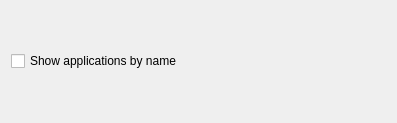
<?xml version="1.0" encoding="UTF-8"?>
<ui version="4.0">
 <class>Config</class>
 <widget class="QWidget" name="Config">
  <property name="geometry">
   <rect>
    <x>0</x>
    <y>0</y>
    <width>397</width>
    <height>123</height>
   </rect>
  </property>
  <layout class="QVBoxLayout" name="verticalLayout">
   <item>
    <widget class="QCheckBox" name="showAppsByName">
     <property name="text">
      <string>Show applications by name</string>
     </property>
    </widget>
   </item>
  </layout>
 </widget>
 <resources/>
 <connections/>
</ui>
